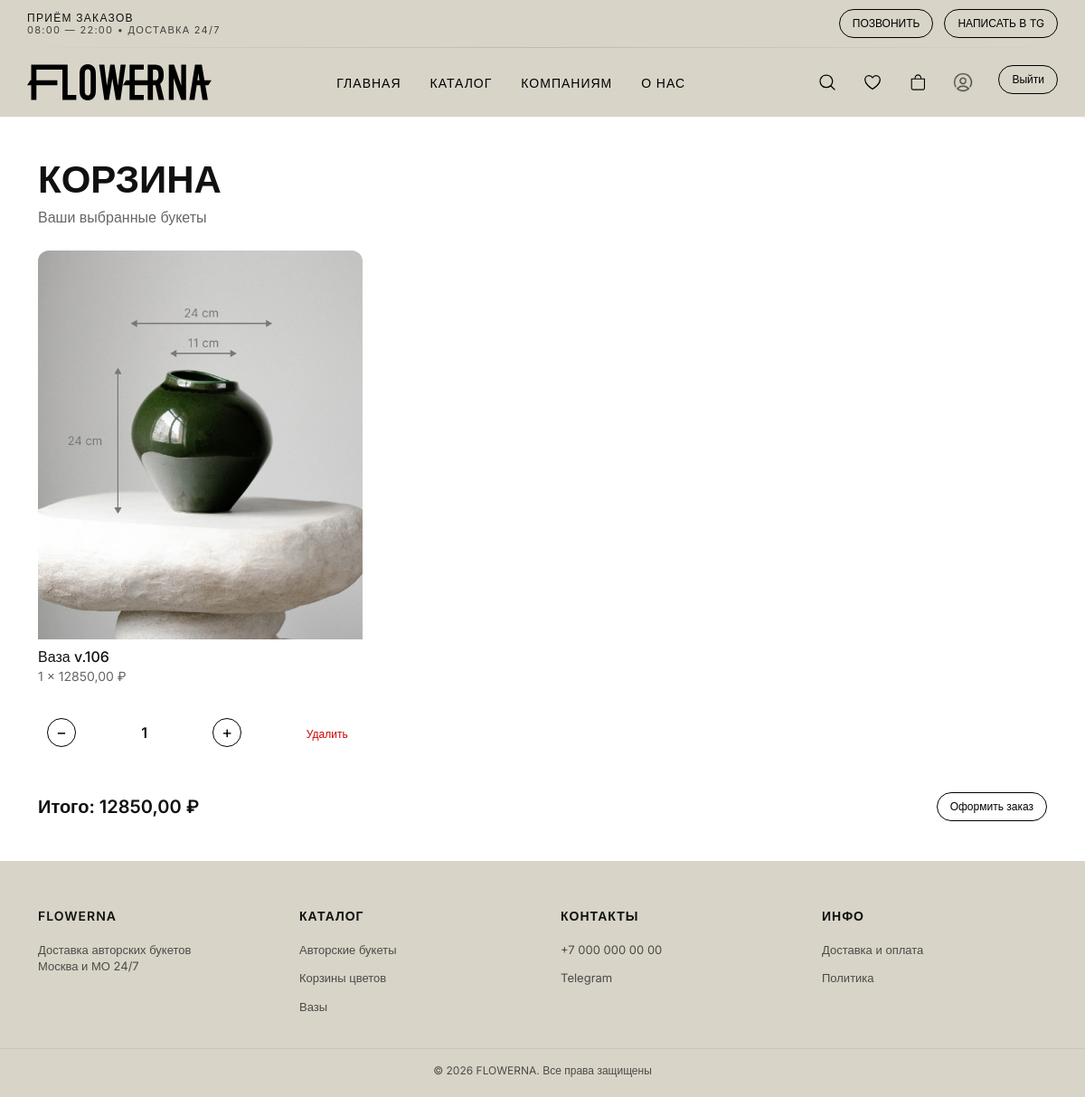
Before: /cart/ (signed in) with the older database file.
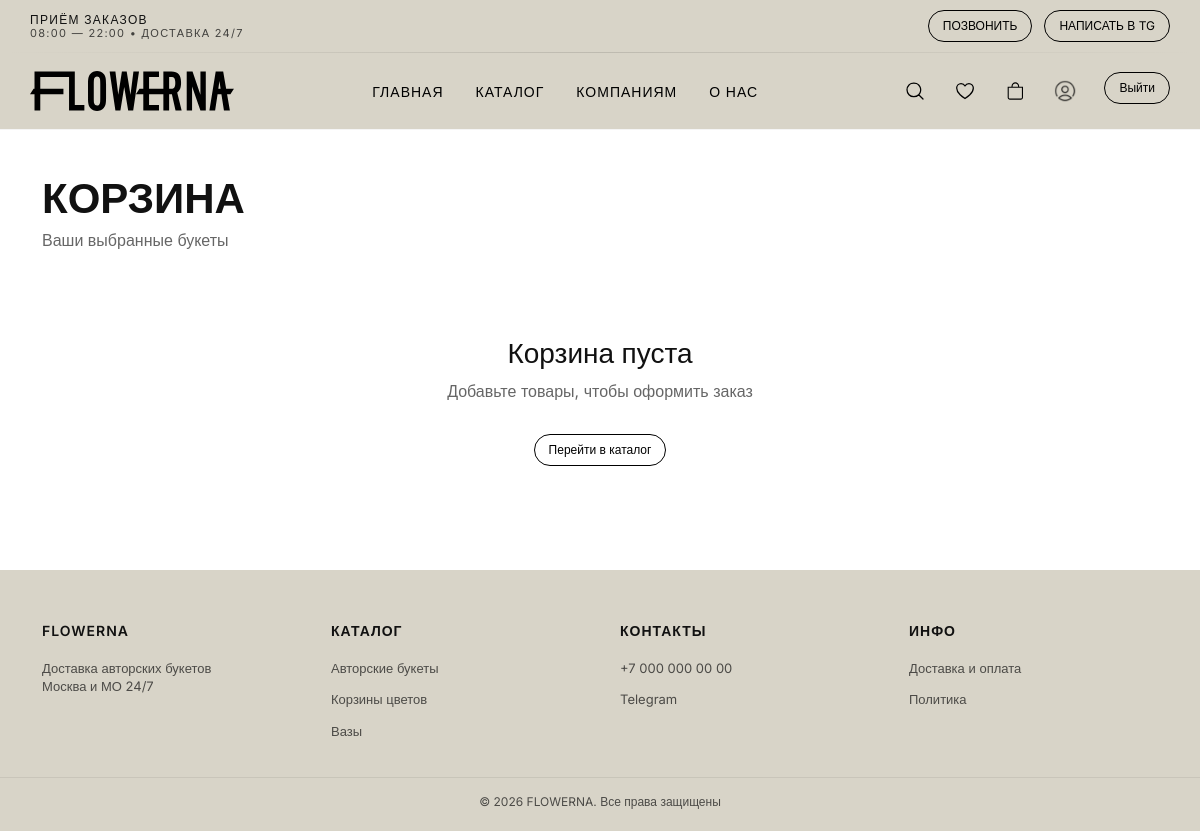
After: the same page with the newer database file.
### catalog/models.py (models this page shows, shortened)
class Cart(models.Model):
    user = models.ForeignKey(settings.AUTH_USER_MODEL, on_delete=models.CASCADE)
    product = models.ForeignKey(Product, on_delete=models.CASCADE)
    quantity = models.PositiveIntegerField(default=1)
    class Meta:
        unique_together = ('user', 'product')

class Product(models.Model):
    id = models.AutoField(primary_key=True)
    category = models.ForeignKey(Category, on_delete=models.CASCADE, related_name='products', null=True, blank=True)
    name = models.CharField(max_length=255)
    price = models.DecimalField(max_digits=10, decimal_places=2)
    description = models.TextField(null=True, blank=True)
    is_available = models.BooleanField(default=True)
    image = models.ImageField(upload_to='products/', null=True, blank=True, verbose_name='Изображение')
    is_recommended = models.BooleanField(default=False)
    class Meta:
        verbose_name = 'Товар'
        verbose_name_plural = 'Товары'

class Category(models.Model):
    name = models.CharField(max_length=255)
    description = models.TextField(null=True, blank=True)
    image = models.ImageField(upload_to='categories/', blank=True, null=True)
    slug = models.SlugField(unique=True, blank=True, null=True)
    is_featured = models.BooleanField(default=False)

### catalog/views.py (the view)
# urls.py: path('cart/', views.cart, name='cart'),
@login_required
def cart(request):
    items = Cart.objects.filter(user=request.user)
    total = sum(item.product.price * item.quantity for item in items)
    return render(request, 'catalog/cart.html', {
        'items': items,
        'total': total,
        'cart_count': get_cart_count(request.user),
    })

### catalog/context_processors.py (called while the page is built)
def categories_processor(request):
    footer_category_slugs = [
        'avtorskie-bukety',
        'vazy',
        'mono-duo-i-trio-bukety',
        'korziny-tsvetov',
        'cveti-v-korobke'
    ]
    footer_categories = Category.objects.filter(
        slug__in=footer_category_slugs
    )
    return {
        'footer_categories': footer_categories
    }

### catalog/views.py (called while the page is built)
def get_cart_count(user):
    if user.is_authenticated:
        return Cart.objects.filter(user=user).count()
    return 0

### templates/catalog/cart.html (shortened to what this page needs)
{% extends 'base.html' %}
{% load static %}
{% block content %}
<section class="catalog">
    <div class="catalog__header">
        <h1>Корзина</h1>
        <p>Ваши выбранные букеты</p>
    </div>
    {% if items %}
        <div class="catalog__grid">
            {% for item in items %}
                <div class="product-card">
                    <a href="{% url 'product-detail' item.product.id %}" class="product-link">
                        {% if item.product.image %}
                            <img src="{{ item.product.image.url }}" alt="{{ item.product.name }}">
                        {% else %}
                            <div class="product-card__img--empty"></div>
                        {% endif %}
                        <div class="product-info">
                            <h3>{{ item.product.name }}</h3>
                            <p>
                                {{ item.quantity }} × {{ item.product.price }} ₽
                            </p>
                        </div>
                    </a>
                    <div class="cart-controls">
                        <form action="{% url 'cart_decrease' item.product.id %}" method="POST">
                            <button class="cart-btn">−</button>
                        </form>
                        <span class="cart-qty">{{ item.quantity }}</span>
                        <form action="{% url 'cart_increase' item.product.id %}" method="POST">
                            <button class="cart-btn">+</button>
                        </form>
                        <form action="{% url 'cart_remove' item.product.id %}" method="POST">
                            <button class="cart-remove">Удалить</button>
                        </form>
                    </div>
                </div>
            {% endfor %}
        </div>
        <div class="cart-summary">
            <div class="cart-total">
                Итого: <span>{{ total }} ₽</span>
            </div>
            <a href="{% url 'checkout' %}" class="btn btn-dark btn-lg">
                Оформить заказ
            </a>
        </div>
    {% else %}
        <div style="text-align:center; padding: 60px 0;">
            <h3>Корзина пуста</h3>
            <p style="color:#666;">Добавьте товары, чтобы оформить заказ</p>
            <a href="{% url 'catalog' %}" class="btn" style="margin-top:15px;">
                Перейти в каталог
            </a>
        </div>
    {% endif %}
</section>
{% endblock %}

### templates/base.html (shortened to what this page needs)
{% load static %}
<!doctype html>
<html lang="en">
<head>
    <link rel="stylesheet" href="https://cdn.jsdelivr.net/npm/bootstrap@5.3.0/dist/css/bootstrap.min.css">
    <link rel="stylesheet" href="https://cdn.jsdelivr.net/npm/bootstrap-icons@1.13.1/font/bootstrap-icons.min.css">
    <link rel="stylesheet" href="{% static 'css/style.css' %}">
    <link rel="stylesheet" href="{% static 'css/header.css' %}">
    <link rel="stylesheet" href="{% static 'css/footer.css' %}">
</head>
<body>
{% include 'components/header.html' %}
<main class="container my-4">
    {% block content %}
    {% endblock %}
</main>
{% include 'components/footer.html' %}
</body>
</html>

### templates/components/header.html (shortened to what this page needs)
{% load static %}
<header class="header">
    <div class="container header__top">
        <div class="header__info">
            <span>ПРИЁМ ЗАКАЗОВ</span>
            <span>08:00 — 22:00 • ДОСТАВКА 24/7</span>
        </div>
        <div class="header__contacts">
            <a href="tel:+70000000000" class="btn">ПОЗВОНИТЬ</a>
            <a href="#" class="btn">НАПИСАТЬ В TG</a>
        </div>
    </div>
    <div class="header__divider"></div>
    <div class="container header__main">
        <a href="/" class="logo">
            <img src="{% static 'icons/logo.svg' %}" alt="Flowerna">
        </a>
        <nav class="nav">
            <a href="{% url 'home' %}">ГЛАВНАЯ</a>
            <a href="{% url 'catalog' %}">КАТАЛОГ</a>
            <a href="{% url 'kompanijam' %}">КОМПАНИЯМ</a>
            <a href="{% url 'about' %}">О НАС</a>
        </nav>
        <div class="header__icons">
            <div class="icon-btn" onclick="openSearch()">
                <img src="{% static 'icons/proicons_search.svg' %}" alt="search">
            </div>
            <a href="{% url 'favorites' %}" class="icon-btn">
                <img src="{% static 'icons/si_heart-line.svg' %}" alt="favorites">
            </a>
            <a href="{% url 'cart' %}" class="icon-btn">
                <img src="{% static 'icons/bag.svg' %}">
            </a>
            {% if user.is_authenticated %}
                <a href="{% url 'login' %}?next={{ request.path }}" class="icon-btn" title="Профиль">
                    <img src="{% static 'icons/profile.png' %}" alt="profile">
                </a>
                <form action="{% url 'logout' %}" method="post" style="display: inline; margin-left: 8px;">
                    <button type="submit" class="btn">
                        Выйти
                    </button>
                </form>
            {% else %}
                <a href="{% url 'login' %}?next={{ request.path }}" class="icon-btn" title="Войти">
                    <img src="{% static 'icons/profile.png' %}" alt="login">
                </a>
                <a href="{% url 'register' %}" class="btn" style="margin-left: 8px;">Регистрация</a>
            {% endif %}
        </div>
    </div>
</header>

### templates/components/footer.html
<footer class="footer">
    <div class="footer__top container">
        <div class="footer__col">
            <div class="footer__title">FLOWERNA</div>
            <p class="footer__text">
                Доставка авторских букетов<br>
                Москва и МО 24/7
            </p>
        </div>
        <div class="footer__col">
            <div class="footer__title">КАТАЛОГ</div>
            {% for category in footer_categories %}
                <a href="{% url 'catalog' %}?category={{ category.id }}">
                    {{ category.name }}
                </a>
            {% endfor %}
        </div>
        <div class="footer__col">
            <div class="footer__title">КОНТАКТЫ</div>
            <a href="tel:+70000000000">+7 000 000 00 00</a>
            <a href="#">Telegram</a>
        </div>
        <div class="footer__col">
            <div class="footer__title">ИНФО</div>
            <a href="{% url 'dostavka-i-oplata' %}">Доставка и оплата</a>
            <a href="{% url 'politika-konfidentsialnosti' %}">Политика</a>
        </div>
    </div>
    <div class="footer__bottom">
        © 2026 FLOWERNA. Все права защищены
    </div>
</footer>

### static/css/style.css (style rules this page uses)
body { font-family: "Inter", sans-serif; font-weight: 400; color: #111; }
.logo img { height: 40px; width: auto; display: block; }
.btn { padding: 6px 14px; border-radius: 20px; text-decoration: none; font-size: 12px; border: 1px solid #000; color: #000; background: transparent; transition: all 0.25s ease; display: inline-block; }
.logo { font-size: 28px; font-weight: 700; letter-spacing: 2px; }
.catalog { padding: 20px 0; }
.catalog__header h1 { font-size: 42px; font-weight: 600; text-transform: uppercase; margin-bottom: 5px; }
.catalog__header p { color: #666; margin-bottom: 25px; }

### static/css/header.css (style rules this page uses)
.header { background: #d8d4c8; box-shadow: 0 1px 0 rgba(0, 0, 0, 0.04); }
.header .container { --bs-gutter-x: 24px; }
.header__top { display: flex; justify-content: space-between; align-items: center; padding: 10px 0; font-size: 11px; }
.header__info { display: flex; flex-direction: column; text-transform: uppercase; letter-spacing: 1.3px; line-height: 1.25; font-size: 12px; font-weight: 400; }
.header__info span:first-child { font-size: 12px; font-weight: 500; }
.header__info span:last-child { font-size: 11px; opacity: 0.75; }
.header__divider { height: 1px; width: 100%; background: linear-gradient( to right, transparent, rgba(0, 0, 0, 0.12), transparent ); }
.header__main { display: flex; justify-content: space-between; align-items: center; padding: 18px 0; }
.nav { display: flex; gap: 32px; }
.nav a { position: relative; text-decoration: none; color: #000; font-size: 14px; font-weight: 500; letter-spacing: 1px; text-transform: uppercase; padding: 6px 0; display: inline-block; }
.nav a::after { content: ""; position: absolute; left: 0; bottom: -2px; width: 0%; height: 1px; background: #000; transition: width 0.3s ease; }
.header__contacts { display: flex; gap: 12px; }
.header__icons { display: flex; gap: 12px; }
.icon-btn { width: 38px; height: 38px; display: flex; align-items: center; justify-content: center; border-radius: 50%; transition: transform 0.25s ease; will-change: transform; }
.icon-btn img { width: 20px; height: 20px; }

### static/css/footer.css (style rules this page uses)
.footer__col { display: flex; flex-direction: column; gap: 6px; }
.footer { background: #d8d4c8; padding: 50px 0 20px; font-size: 13px; color: #111; }
.footer__top { display: grid; grid-template-columns: repeat(4, 1fr); gap: 40px; margin-bottom: 30px; }
.footer__title { font-weight: 600; margin-bottom: 12px; text-transform: uppercase; letter-spacing: 1px; font-size: 14px; }
.footer__col a { display: block; text-decoration: none; color: #111; margin-bottom: 6px; opacity: 0.7; transition: 0.2s; }
.footer__text { opacity: 0.7; line-height: 1.4; }
.footer__bottom { border-top: 1px solid rgba(0,0,0,0.1); padding-top: 15px; text-align: center; font-size: 12px; opacity: 0.7; }

### templates/base.html (style rules this page uses)
html, body { height: 100%; margin: 0; }
body { display: flex; flex-direction: column; -webkit-font-smoothing: antialiased; -moz-osx-font-smoothing: grayscale; }
main { flex: 1; }

Changed rows visible on the page:
removed Cart: product.image (picture), product.name "Ваза v.106", quantity "1", product.price "12850,00"
Other visible differences:
{{ total }}: "12850,00" → (not shown)
text no longer shown: "Итого: ₽ Оформить заказ"
text now shown: "Корзина пуста Добавьте товары, чтобы оформить заказ Перейти в каталог"
